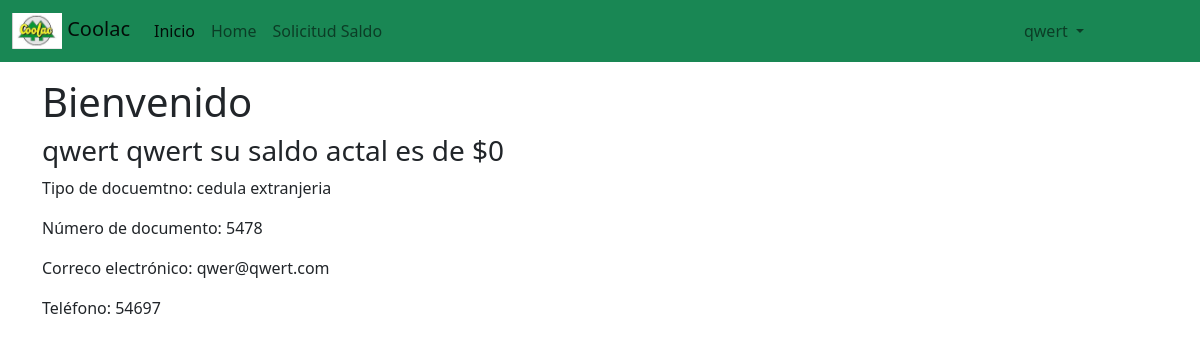
Screenshot of /home.php (signed in) with the database file from the repository.
### tables this page shows
CREATE TABLE `usuario` (
  `id` int(11) NOT NULL,
  `tipo_documento` varchar(255) NOT NULL,
  `num_documento` int(11) NOT NULL,
  `nombre` varchar(255) NOT NULL,
  `apellido` varchar(255) NOT NULL,
  `email` varchar(255) NOT NULL,
  `nickname` varchar(255) NOT NULL,
  `clave` varchar(255) NOT NULL,
  `saldo` int(11) DEFAULT 0,
  `rol_id` int(11) DEFAULT 2,
  `estado_id` int(11) DEFAULT 1,
  `telefono` varchar(255) NOT NULL
);

### UsuarioController.php (called while the page is built, shortened)
<?php
class UsuarioController {
    public static function getUsuario(){
        $con = Conexion::iniciar();
        $id = $_SESSION["id"];
        $result = $con->query("SELECT * FROM usuario WHERE id = '$id'");
        return $result->fetch_assoc();
    }
}

### home.php (the view, shortened to what this page needs)
<?php
include_once 'header.php';
include_once 'UsuarioController.php';
$usuario = UsuarioController::getUsuario();
?>
<h1>Bienvenido</h1>
<?php if($_SESSION["rol"] == 2) { ?>
<h3><?php echo $usuario['nombre'] . " " . $usuario['apellido']. " su saldo actal es de $". $usuario['saldo']?></h3>
<?php } ?>
<p><?php echo "Tipo de docuemtno: ".$usuario['tipo_documento']?></p>
<p><?php echo "Número de documento: ".$usuario['num_documento']?></p>
<p><?php echo "Correco electrónico: ".$usuario['email']?></p>
<p><?php echo "Teléfono: ".$usuario['telefono']?></p>
<?php include_once 'footer.php' ?>

### rows the page displays
usuario: nombre "qwert", apellido "qwert", saldo "0", tipo_documento "cedula extranjeria", num_documento "5478", email "qwer@qwert.com", telefono "54697"

### other values shown
$_SESSION["usuario"] "qwert"
